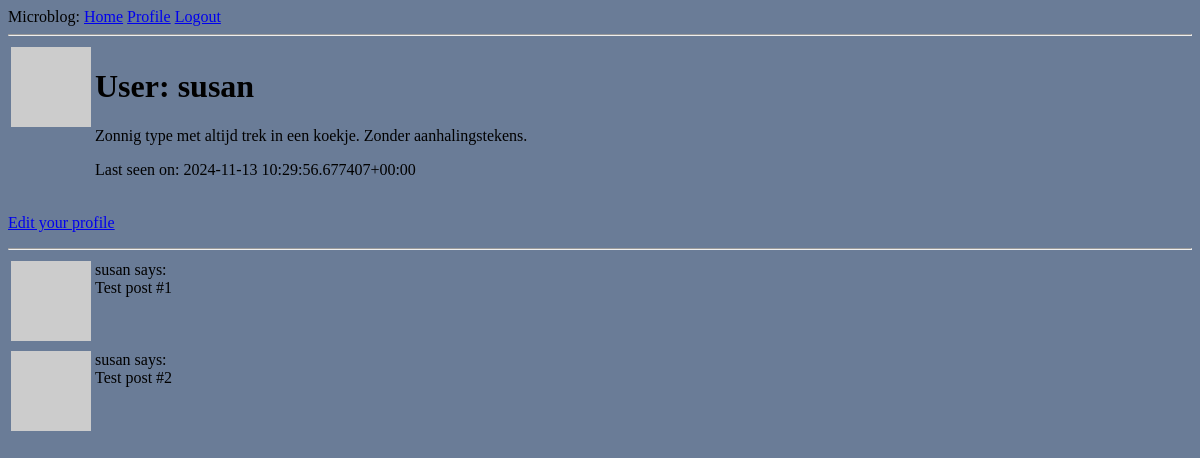
Before: /user/susan (signed in) with the older database file.
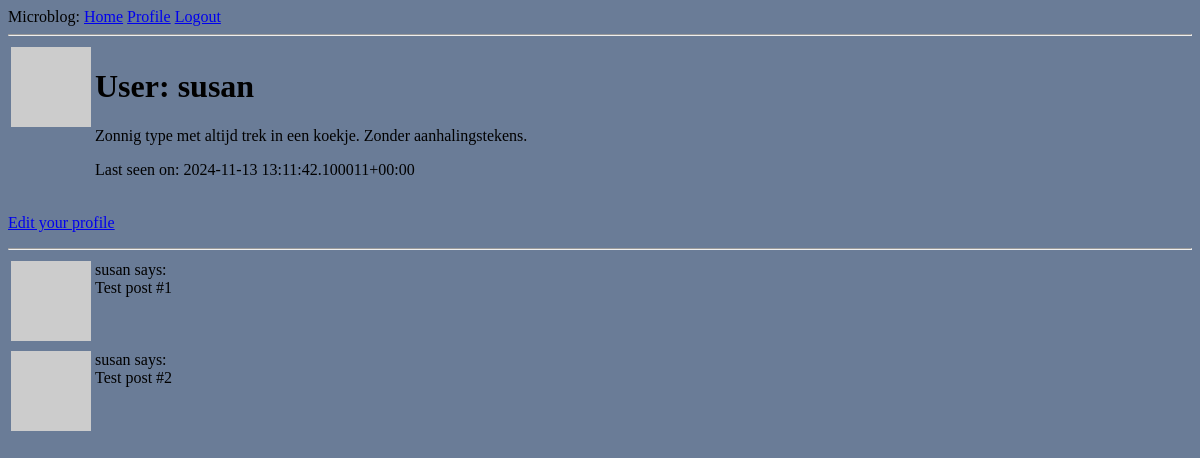
After: the same page with the newer database file.
### app/models.py (models this page shows, shortened)
class User(UserMixin, db.Model):
    id: so.Mapped[int] = so.mapped_column(primary_key=True)
    username: so.Mapped[str] = so.mapped_column(sa.String(64), index=True, unique=True)
    email: so.Mapped[str] = so.mapped_column(sa.String(120), index=True, unique=True)
    password_hash: so.Mapped[Optional[str]] = so.mapped_column(sa.String(256))
    posts: so.WriteOnlyMapped['Post'] = so.relationship(back_populates='author')
    about_me: so.Mapped[Optional[str]] = so.mapped_column(sa.String(140))
    last_seen: so.Mapped[Optional[str]] = so.mapped_column(default=lambda: datetime.now(timezone.utc))
    def avatar(self, size):
        digest = md5(self.email.lower().encode('utf-8')).hexdigest()
        return f'https://www.gravatar.com/avatar/{digest}?d=identicon&s={size}'

### app/routes.py (the view)
@app.route('/user/<username>')
@login_required
def user(username):
    user = db.first_or_404(sa.select(User).where(User.username == username))
    posts = [
        {'author': user, 'body': 'Test post #1'},
        {'author': user, 'body': 'Test post #2'}
    ]
    return render_template('user.html', user=user, posts=posts)

### app/models.py (called while the page is built)
@login.user_loader
def load_user(id):
    return db.session.get(User, int(id))

### app/routes.py (called while the page is built)
@app.before_request
def before_request():
    if current_user.is_authenticated:
        current_user.last_seen = datetime.now(timezone.utc)
        db.session.commit()

### app/templates/user.html
{% extends "base.html" %}
{% block content %}
    <table>
        <tr valign="top">
            <td><img src="{{ user.avatar(128) }}"></td>
            <td>
                <h1>User: {{ user.username }}</h1>
                {% if user.about_me %}<p>{{ user.about_me }}</p>{% endif %}
                {% if user.last_seen %}<p>Last seen on: {{ user.last_seen }}</p>{% endif %}
            </td>
        </tr>
    </table>
    {% if user == current_user %}
        <p><a href="{{url_for('edit_profile') }}">Edit your profile</a></p>
    {% endif %}
    <hr>
    {% for post in posts %}
        {% include '_post.html' %}
    {% endfor %}
{% endblock %}

### app/templates/base.html (shortened to what this page needs)
<!DOCTYPE html>
<html lang="en">
    <head>
    </head>
<body>
        <div>
            Microblog:
            <a href="{{ url_for('index') }}">Home</a>
            {% if current_user.is_anonymous %}
            <a href="{{ url_for('login') }}">Login</a>
            {% else %}
            <a href="{{ url_for('user', username=current_user.username) }}">Profile</a>
            <a href="{{ url_for('logout') }}">Logout</a>
            {% endif %}
        </div>
        <hr>
        {% block content %}{% endblock %}
</body>
</html>

### app/templates/_post.html
<table>
    <tr valign="top">
        <td><img src="{{ post.author.avatar(36) }}"></td>
        <td>{{ post.author.username }} says:<br>{{ post.body }}</td>
    </tr>
</table>

### app/templates/base.html (style rules this page uses)
body { background-color: #6a7c97; }

Changed rows visible on the page:
changed User "susan": last_seen "2024-11-13 10:29:56.677407+00:00" → "2024-11-13 13:11:42.100011+00:00"
